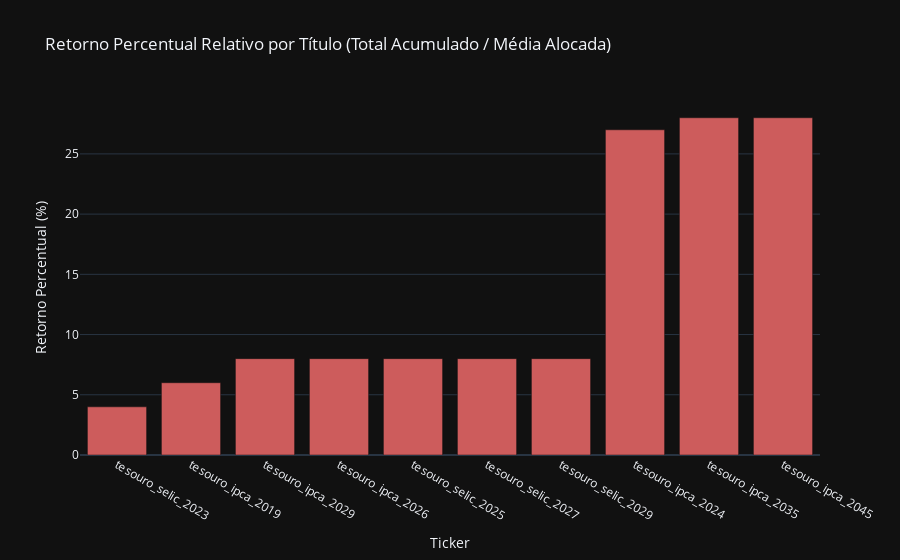

The code cell stored with this chart in its notebook:
### Markdown cell above
## Análise de Desempenho por Título  

O cálculo apresentado abaixo compreende:  
1. **Somatório do capital alocado** por título  
2. **Média de alocação** no período  
3. **Proporção em relação ao total acumulado** (em R$)  

Esta metodologia permite avaliar o **retorno percentual obtido** em relação à alocação média, fornecendo uma métrica clara de eficiência na distribuição de capital entre os diferentes ativos.

### Code cell
# Calcula o valor médio alocado em cada título ao longo do tempo
media_alocada_por_titulo = df_resultado_titulos.groupby('ticker')['ganho'].count()
media_alocacao = df_resultado_titulos.groupby('ticker')['ganho'].sum() / media_alocada_por_titulo

# Soma total de ganhos por título (já calculado anteriormente)
total_ganho_por_titulo = df_resultado_titulos.groupby('ticker')['ganho'].sum()

# Retorno percentual relativo por título
retorno_percentual = (total_ganho_por_titulo / media_alocacao)

# Organiza em ordem crescente
retorno_percentual_ordenado = retorno_percentual.sort_values()

# Gráfico de barras interativo com Plotly
fig = go.Figure(go.Bar(
    x=retorno_percentual_ordenado.index,
    y=retorno_percentual_ordenado.values,
    marker_color='indianred'
))

fig.update_layout(
    title='Retorno Percentual Relativo por Título (Total Acumulado / Média Alocada)',
    xaxis_title='Ticker',
    yaxis_title='Retorno Percentual (%)',
    template='plotly_dark'
)

fig.show()

### Figure 1 — Plotly figure (JSON) as saved in the notebook; plotly's stock layout.template omitted (floating-point values rounded to 4 significant figures)
{"data": [{"marker": {"color": "indianred"}, "type": "bar", "x": ["tesouro_selic_2023", "tesouro_ipca_2019", "tesouro_ipca_2029", "tesouro_ipca_2026", "tesouro_selic_2025", "tesouro_selic_2027", "tesouro_selic_2029", "tesouro_ipca_2024", "tesouro_ipca_2035", "tesouro_ipca_2045"], "y": [4.0, 6.0, 8.0, 8.0, 8.0, 8.0, 8.0, 27.0, 28.0, 28.0]}], "layout": {"title": {"text": "Retorno Percentual Relativo por Título (Total Acumulado / Média Alocada)"}, "xaxis": {"title": {"text": "Ticker"}}, "yaxis": {"title": {"text": "Retorno Percentual (%)"}}}}
